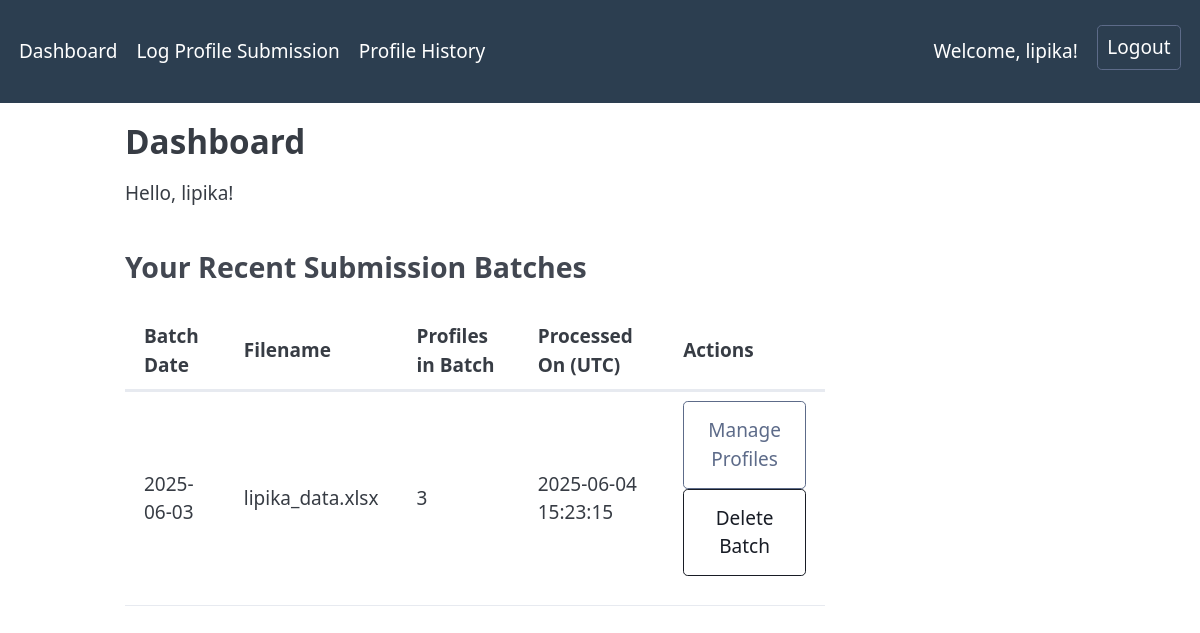
/dashboard (signed in), run on the app's committed database.
### models.py (models this page shows, shortened)
class User(UserMixin, db.Model):
    __tablename__ = 'users'
    id = db.Column(db.Integer, primary_key=True)
    username = db.Column(db.String(80), unique=True, nullable=False)
    password_hash = db.Column(db.String(200), nullable=False)
    role = db.Column(db.String(20), nullable=False, default='member')
    submission_batches = db.relationship('SubmissionBatch', backref='submitter', lazy=True)

class SubmissionBatch(db.Model):
    __tablename__ = 'submission_batches'
    id = db.Column(db.Integer, primary_key=True)
    submission_date = db.Column(db.Date, nullable=False, default=date.today)
    user_id = db.Column(db.Integer, db.ForeignKey('users.id'), nullable=False)
    uploaded_filename = db.Column(db.String(255), nullable=True)
    processed_timestamp = db.Column(db.DateTime, nullable=False, default=datetime.utcnow)
    number_of_profiles = db.Column(db.Integer, nullable=False, default=0)
    profiles = db.relationship('Profile', backref='batch', lazy=True, cascade="all, delete-orphan")

### main.py (the view)
@main_bp.route('/')
@main_bp.route('/dashboard')
@login_required
def dashboard():
    user_submissions_display = []
    current_month_total_display = 0
    if current_user.role == 'manager':
        batches = SubmissionBatch.query.order_by(SubmissionBatch.processed_timestamp.desc()).limit(10).all()
        user_submissions_display = batches
        now_dt = datetime.now(timezone.utc)
        if db.engine.name == 'sqlite':
            current_month_sum_obj = db.session.query(func.sum(SubmissionBatch.number_of_profiles))\
                                .filter(func.strftime('%Y-%m', SubmissionBatch.submission_date) == now_dt.strftime('%Y-%m'))\
                                .scalar()
        else:
            current_month_sum_obj = db.session.query(func.sum(SubmissionBatch.number_of_profiles))\
                                .filter(db.extract('year', SubmissionBatch.submission_date) == now_dt.year)\
                                .filter(db.extract('month', SubmissionBatch.submission_date) == now_dt.month)\
                                .scalar()
        current_month_total_display = current_month_sum_obj if current_month_sum_obj is not None else 0
    else:
        batches = SubmissionBatch.query.filter_by(user_id=current_user.id)\
                                     .order_by(SubmissionBatch.processed_timestamp.desc())\
                                     .limit(10).all()
        user_submissions_display = batches
    return render_template('dashboard.html',
                           title='Dashboard',
                           submissions=user_submissions_display,
                           current_month_total=current_month_total_display)

### templates/dashboard.html (shortened to what this page needs)
{% extends "base.html" %}
{% block content %}
    <h2>Dashboard</h2>
    {% if current_user.is_authenticated %}
        <p>Hello, {{ current_user.username }}!</p>
        {% if current_user.role == 'manager' %}
            {% if current_month_total is not none %}
            <div style="padding: 10px; margin-bottom: 20px; background-color: var(--pico-muted-background-color, #e9ecef); border-radius: var(--pico-border-radius);">
                <h4>Current Month's Insights</h4>
                <p><strong>Total Profiles Submitted This Month: {{ current_month_total }}</strong></p>
            </div>
            {% endif %}
            <h3>All Team Submission Batches</h3>
        {% else %}
            <h3>Your Recent Submission Batches</h3>
        {% endif %}
        {% if submissions %}
            <table class="dashboard-table">
                <thead>
                    <tr>
                        <th>Batch Date</th>
                        <th>Filename</th>
                        <th>Profiles in Batch</th>
                        <th>Processed On (UTC)</th>
                        <th class="actions-column-header">Actions</th>
                    </tr>
                </thead>
                <tbody>
                    {% for batch in submissions %}
                    <tr>
                        <td>{{ batch.submission_date.strftime('%Y-%m-%d') }}</td>
                        <td>{{ batch.uploaded_filename }}</td>
                        <td>{{ batch.number_of_profiles }}</td>
                        <td>{{ batch.processed_timestamp.strftime('%Y-%m-%d %H:%M:%S') }}</td>
                        <td class="actions-cell">
                            {% if batch.user_id == current_user.id %}
                                <a href="{{ url_for('main.manage_batch_profiles', batch_id=batch.id) }}"
                                   role="button" class="outline secondary action-button edit-button">Manage Profiles</a>
                                <form method="POST" action="{{ url_for('main.delete_submission_batch', batch_id=batch.id) }}" class="action-form delete-form"
                                      onsubmit="return confirm('Are you sure you want to delete this ENTIRE batch and all its profiles? This action cannot be undone.');">
                                    <button type="submit" role="button" class="outline contrast action-button delete-button">Delete Batch</button>
                                </form>
                            {% elif current_user.role == 'manager' %}
                                <a href="{{ url_for('main.manage_batch_profiles', batch_id=batch.id) }}"
                                   role="button" class="outline secondary action-button edit-button">View Profiles</a>
                            {% endif %}
                        </td>
                    </tr>
                    {% endfor %}
                </tbody>
            </table>
        {% else %}
            {% if current_user.role == 'manager' %}
                <p>No submission batches found for the team yet.</p>
            {% else %}
                <p>You haven't uploaded any profile sheets yet. <a href="{{ url_for('main.create_submission') }}" role="button">Upload one now!</a></p>
            {% endif %}
        {% endif %}
    {% else %}
        <p>Please <a href="{{ url_for('auth.login') }}" role="button">login</a> to see the dashboard.</p>
    {% endif %}
{% endblock %}

### templates/base.html (shortened to what this page needs)
<!DOCTYPE html>
<html lang="en">
<head>
    <link rel="stylesheet" href="https://cdn.jsdelivr.net/npm/@picocss/pico@latest/css/pico.min.css">
    <link rel="stylesheet" href="{{ url_for('static', filename='css/style.css') }}">
</head>
<body>
    <nav class="container-fluid">
        <ul>
            <li><a href="{{ url_for('main.dashboard') }}">Dashboard</a></li>
            {% if current_user.is_authenticated %}
                <li><a href="{{ url_for('main.create_submission') }}">Log Profile Submission</a></li>
                <li><a href="{{ url_for('main.profile_history') }}">Profile History</a></li>
            {% endif %}
        </ul>
        <ul>
            {% if current_user.is_authenticated %}
                <li><span class="user-info">Welcome, {{ current_user.username }}!</span></li>
                <li><a href="{{ url_for('auth.logout') }}" role="button" class="secondary outline">Logout</a></li>
            {% else %}
                <li><a href="{{ url_for('auth.login') }}" role="button">Login</a></li>
            {% endif %}
        </ul>
    </nav>
    <main class="container">
        <div class="content">
            {% block content %}{% endblock %}
        </div>
    </main>
</body>
</html>

### static/css/style.css (style rules this page uses)
:root { --pico-background-color: #f0f2f5; --pico-card-background-color: #ffffff; --pico-primary: #5cb85c; --pico-primary-hover: #4cae4c; --pico-primary-focus: rgba(92, 184, 92, 0.25); --pico-primary-inverse: #ffffff; }
nav.container-fluid { background-color: #2c3e50; padding-top: 0.75rem; padding-bottom: 0.75rem; color: white; }
nav.container-fluid li > strong a, nav.container-fluid ul li a, nav.container-fluid ul li span.user-info { color: white; }
.dashboard-table { width: auto; max-width: 700px; margin-top: 1.5rem; margin-bottom: 1.5rem; }

### data on the page
User: username "lipika"
SubmissionBatch: submission_date "2025-06-03", uploaded_filename "lipika_data.xlsx", number_of_profiles "3", processed_timestamp "2025-06-04 15:23:15"
